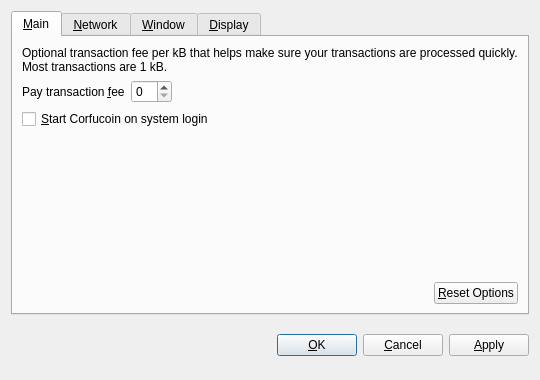
<?xml version="1.0" encoding="UTF-8"?>
<ui version="4.0">
 <class>OptionsDialog</class>
 <widget class="QDialog" name="OptionsDialog">
  <property name="geometry">
   <rect>
    <x>0</x>
    <y>0</y>
    <width>540</width>
    <height>380</height>
   </rect>
  </property>
  <property name="windowTitle">
   <string>Options</string>
  </property>
  <property name="modal">
   <bool>true</bool>
  </property>
  <layout class="QVBoxLayout" name="verticalLayout">
   <item>
    <widget class="QTabWidget" name="tabWidget">
     <property name="tabPosition">
      <enum>QTabWidget::North</enum>
     </property>
     <property name="currentIndex">
      <number>0</number>
     </property>
     <widget class="QWidget" name="tabMain">
      <attribute name="title">
       <string>&amp;Main</string>
      </attribute>
      <layout class="QVBoxLayout" name="verticalLayout_Main">
       <item>
        <widget class="QLabel" name="transactionFeeInfoLabel">
         <property name="text">
          <string>Optional transaction fee per kB that helps make sure your transactions are processed quickly. Most transactions are 1 kB.</string>
         </property>
         <property name="textFormat">
          <enum>Qt::PlainText</enum>
         </property>
         <property name="wordWrap">
          <bool>true</bool>
         </property>
        </widget>
       </item>
       <item>
        <layout class="QHBoxLayout" name="horizontalLayout_1_Main">
         <item>
          <widget class="QLabel" name="transactionFeeLabel">
           <property name="text">
            <string>Pay transaction &amp;fee</string>
           </property>
           <property name="textFormat">
            <enum>Qt::PlainText</enum>
           </property>
           <property name="buddy">
            <cstring>transactionFee</cstring>
           </property>
          </widget>
         </item>
         <item>
          <widget class="BitcoinAmountField" name="transactionFee"/>
         </item>
         <item>
          <spacer name="horizontalSpacer_1_Main">
           <property name="orientation">
            <enum>Qt::Horizontal</enum>
           </property>
           <property name="sizeHint" stdset="0">
            <size>
             <width>40</width>
             <height>20</height>
            </size>
           </property>
          </spacer>
         </item>
        </layout>
       </item>
       <item>
        <widget class="QCheckBox" name="bitcoinAtStartup">
         <property name="toolTip">
          <string>Automatically start Corfucoin after logging in to the system.</string>
         </property>
         <property name="text">
          <string>&amp;Start Corfucoin on system login</string>
         </property>
        </widget>
       </item>
       <item>
        <spacer name="verticalSpacer_Main">
         <property name="orientation">
          <enum>Qt::Vertical</enum>
         </property>
         <property name="sizeHint" stdset="0">
          <size>
           <width>20</width>
           <height>40</height>
          </size>
         </property>
        </spacer>
       </item>
       <item>
        <layout class="QHBoxLayout" name="horizontalLayout_2_Main">
         <item>
          <spacer name="horizontalSpacer_2_Main">
           <property name="orientation">
            <enum>Qt::Horizontal</enum>
           </property>
           <property name="sizeHint" stdset="0">
            <size>
             <width>40</width>
             <height>20</height>
            </size>
           </property>
          </spacer>
         </item>
         <item>
          <widget class="QPushButton" name="resetButton">
           <property name="toolTip">
            <string>Reset all client options to default.</string>
           </property>
           <property name="text">
            <string>&amp;Reset Options</string>
           </property>
           <property name="autoDefault">
            <bool>false</bool>
           </property>
          </widget>
         </item>
        </layout>
       </item>
      </layout>
     </widget>
     <widget class="QWidget" name="tabNetwork">
      <attribute name="title">
       <string>&amp;Network</string>
      </attribute>
      <layout class="QVBoxLayout" name="verticalLayout_Network">
       <item>
        <widget class="QCheckBox" name="mapPortUpnp">
         <property name="toolTip">
          <string>Automatically open the Corfucoin client port on the router. This only works when your router supports UPnP and it is enabled.</string>
         </property>
         <property name="text">
          <string>Map port using &amp;UPnP</string>
         </property>
        </widget>
       </item>
       <item>
        <widget class="QCheckBox" name="connectSocks">
         <property name="toolTip">
          <string>Connect to the Corfucoin network through a SOCKS proxy (e.g. when connecting through Tor).</string>
         </property>
         <property name="text">
          <string>&amp;Connect through SOCKS proxy:</string>
         </property>
        </widget>
       </item>
       <item>
        <layout class="QHBoxLayout" name="horizontalLayout_Network">
         <item>
          <widget class="QLabel" name="proxyIpLabel">
           <property name="text">
            <string>Proxy &amp;IP:</string>
           </property>
           <property name="textFormat">
            <enum>Qt::PlainText</enum>
           </property>
           <property name="buddy">
            <cstring>proxyIp</cstring>
           </property>
          </widget>
         </item>
         <item>
          <widget class="QValidatedLineEdit" name="proxyIp">
           <property name="maximumSize">
            <size>
             <width>140</width>
             <height>16777215</height>
            </size>
           </property>
           <property name="toolTip">
            <string>IP address of the proxy (e.g. 127.0.0.1)</string>
           </property>
          </widget>
         </item>
         <item>
          <widget class="QLabel" name="proxyPortLabel">
           <property name="text">
            <string>&amp;Port:</string>
           </property>
           <property name="textFormat">
            <enum>Qt::PlainText</enum>
           </property>
           <property name="buddy">
            <cstring>proxyPort</cstring>
           </property>
          </widget>
         </item>
         <item>
          <widget class="QLineEdit" name="proxyPort">
           <property name="maximumSize">
            <size>
             <width>55</width>
             <height>16777215</height>
            </size>
           </property>
           <property name="toolTip">
            <string>Port of the proxy (e.g. 9050)</string>
           </property>
          </widget>
         </item>
         <item>
          <widget class="QLabel" name="socksVersionLabel">
           <property name="text">
            <string>SOCKS &amp;Version:</string>
           </property>
           <property name="textFormat">
            <enum>Qt::PlainText</enum>
           </property>
           <property name="buddy">
            <cstring>socksVersion</cstring>
           </property>
          </widget>
         </item>
         <item>
          <widget class="QValueComboBox" name="socksVersion">
           <property name="toolTip">
            <string>SOCKS version of the proxy (e.g. 5)</string>
           </property>
          </widget>
         </item>
         <item>
          <spacer name="horizontalSpacer_Network">
           <property name="orientation">
            <enum>Qt::Horizontal</enum>
           </property>
           <property name="sizeHint" stdset="0">
            <size>
             <width>40</width>
             <height>20</height>
            </size>
           </property>
          </spacer>
         </item>
        </layout>
       </item>
       <item>
        <spacer name="verticalSpacer_Network">
         <property name="orientation">
          <enum>Qt::Vertical</enum>
         </property>
         <property name="sizeHint" stdset="0">
          <size>
           <width>20</width>
           <height>40</height>
          </size>
         </property>
        </spacer>
       </item>
      </layout>
     </widget>
     <widget class="QWidget" name="tabWindow">
      <attribute name="title">
       <string>&amp;Window</string>
      </attribute>
      <layout class="QVBoxLayout" name="verticalLayout_Window">
       <item>
        <widget class="QCheckBox" name="minimizeToTray">
         <property name="toolTip">
          <string>Show only a tray icon after minimizing the window.</string>
         </property>
         <property name="text">
          <string>&amp;Minimize to the tray instead of the taskbar</string>
         </property>
        </widget>
       </item>
       <item>
        <widget class="QCheckBox" name="minimizeOnClose">
         <property name="toolTip">
          <string>Minimize instead of exit the application when the window is closed. When this option is enabled, the application will be closed only after selecting Quit in the menu.</string>
         </property>
         <property name="text">
          <string>M&amp;inimize on close</string>
         </property>
        </widget>
       </item>
       <item>
        <spacer name="verticalSpacer_Window">
         <property name="orientation">
          <enum>Qt::Vertical</enum>
         </property>
         <property name="sizeHint" stdset="0">
          <size>
           <width>20</width>
           <height>40</height>
          </size>
         </property>
        </spacer>
       </item>
      </layout>
     </widget>
     <widget class="QWidget" name="tabDisplay">
      <attribute name="title">
       <string>&amp;Display</string>
      </attribute>
      <layout class="QVBoxLayout" name="verticalLayout_Display">
       <item>
        <layout class="QHBoxLayout" name="horizontalLayout_1_Display">
         <item>
          <widget class="QLabel" name="langLabel">
           <property name="text">
            <string>User Interface &amp;language:</string>
           </property>
           <property name="textFormat">
            <enum>Qt::PlainText</enum>
           </property>
           <property name="buddy">
            <cstring>lang</cstring>
           </property>
          </widget>
         </item>
         <item>
          <widget class="QValueComboBox" name="lang">
           <property name="toolTip">
            <string>The user interface language can be set here. This setting will take effect after restarting Corfucoin.</string>
           </property>
          </widget>
         </item>
        </layout>
       </item>
       <item>
        <layout class="QHBoxLayout" name="horizontalLayout_2_Display">
         <item>
          <widget class="QLabel" name="unitLabel">
           <property name="text">
            <string>&amp;Unit to show amounts in:</string>
           </property>
           <property name="textFormat">
            <enum>Qt::PlainText</enum>
           </property>
           <property name="buddy">
            <cstring>unit</cstring>
           </property>
          </widget>
         </item>
         <item>
          <widget class="QValueComboBox" name="unit">
           <property name="toolTip">
            <string>Choose the default subdivision unit to show in the interface and when sending coins.</string>
           </property>
          </widget>
         </item>
        </layout>
       </item>
       <item>
        <widget class="QCheckBox" name="displayAddresses">
         <property name="toolTip">
          <string>Whether to show Corfucoin addresses in the transaction list or not.</string>
         </property>
         <property name="text">
          <string>&amp;Display addresses in transaction list</string>
         </property>
        </widget>
       </item>
       <item>
        <spacer name="verticalSpacer_Display">
         <property name="orientation">
          <enum>Qt::Vertical</enum>
         </property>
         <property name="sizeHint" stdset="0">
          <size>
           <width>20</width>
           <height>40</height>
          </size>
         </property>
        </spacer>
       </item>
      </layout>
     </widget>
    </widget>
   </item>
   <item>
    <layout class="QHBoxLayout" name="horizontalLayout_Buttons">
     <item>
      <spacer name="horizontalSpacer_1">
       <property name="orientation">
        <enum>Qt::Horizontal</enum>
       </property>
       <property name="sizeHint" stdset="0">
        <size>
         <width>40</width>
         <height>48</height>
        </size>
       </property>
      </spacer>
     </item>
     <item>
      <widget class="QLabel" name="statusLabel">
       <property name="font">
        <font>
         <weight>75</weight>
         <bold>true</bold>
        </font>
       </property>
       <property name="text">
        <string/>
       </property>
       <property name="textFormat">
        <enum>Qt::PlainText</enum>
       </property>
       <property name="wordWrap">
        <bool>true</bool>
       </property>
      </widget>
     </item>
     <item>
      <spacer name="horizontalSpacer_2">
       <property name="orientation">
        <enum>Qt::Horizontal</enum>
       </property>
       <property name="sizeHint" stdset="0">
        <size>
         <width>40</width>
         <height>48</height>
        </size>
       </property>
      </spacer>
     </item>
     <item>
      <widget class="QPushButton" name="okButton">
       <property name="text">
        <string>&amp;OK</string>
       </property>
      </widget>
     </item>
     <item>
      <widget class="QPushButton" name="cancelButton">
       <property name="text">
        <string>&amp;Cancel</string>
       </property>
       <property name="autoDefault">
        <bool>false</bool>
       </property>
      </widget>
     </item>
     <item>
      <widget class="QPushButton" name="applyButton">
       <property name="text">
        <string>&amp;Apply</string>
       </property>
       <property name="autoDefault">
        <bool>false</bool>
       </property>
      </widget>
     </item>
    </layout>
   </item>
  </layout>
 </widget>
 <customwidgets>
  <customwidget>
   <class>BitcoinAmountField</class>
   <extends>QSpinBox</extends>
   <header>bitcoinamountfield.h</header>
  </customwidget>
  <customwidget>
   <class>QValueComboBox</class>
   <extends>QComboBox</extends>
   <header>qvaluecombobox.h</header>
  </customwidget>
  <customwidget>
   <class>QValidatedLineEdit</class>
   <extends>QLineEdit</extends>
   <header>qvalidatedlineedit.h</header>
  </customwidget>
 </customwidgets>
 <resources/>
 <connections/>
</ui>
